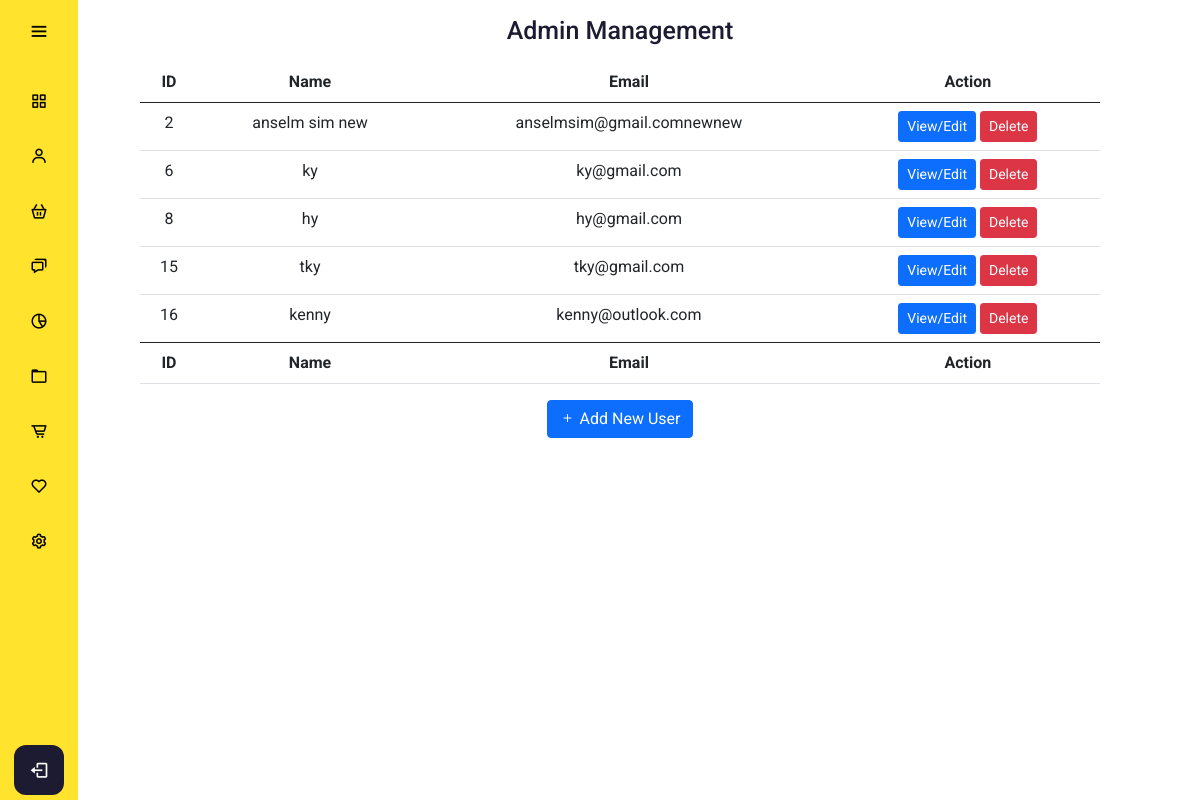
The app's page /admin/usermanagement.php, older data.
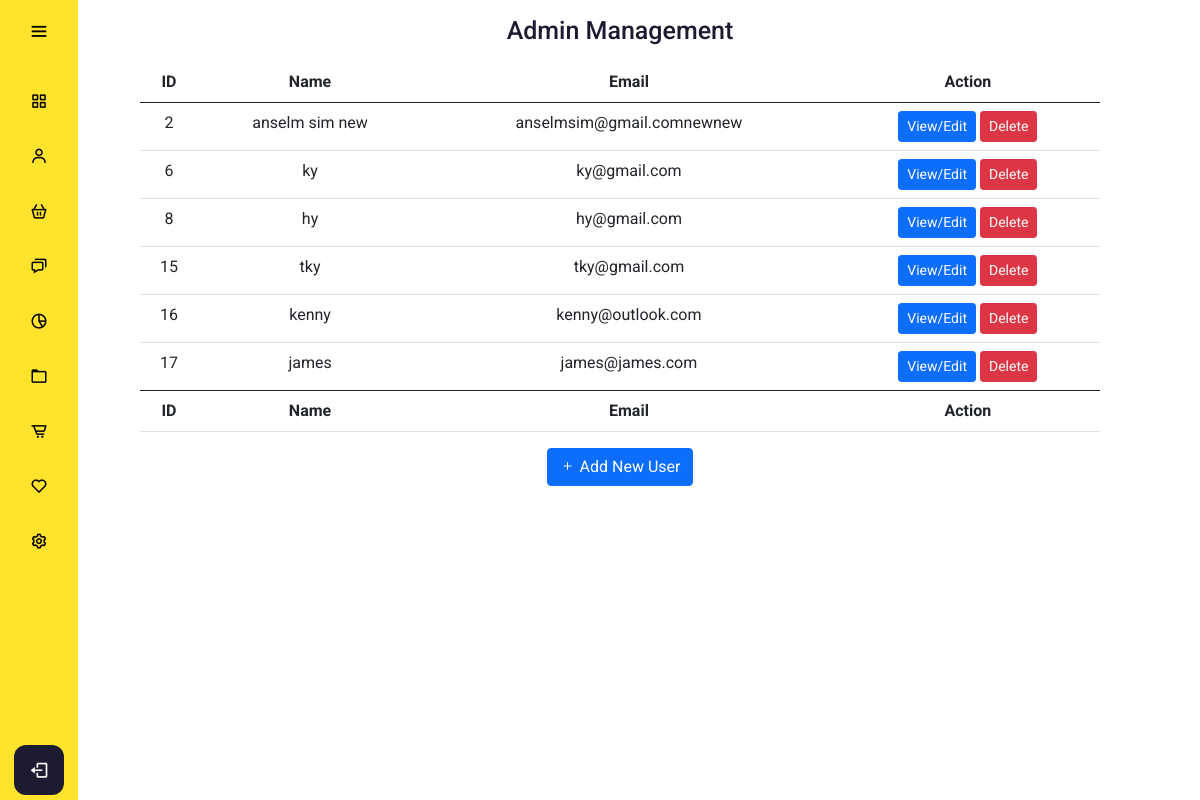
The same page, newer data.
### tables this page shows
CREATE TABLE `users` (
  `users_id` int(11) NOT NULL,
  `users_name` varchar(255) NOT NULL,
  `users_email` varchar(255) NOT NULL,
  `users_password` varchar(128) NOT NULL,
  `users_address` text,
  `users_phone` varchar(11) DEFAULT NULL,
  `users_age` int(3) DEFAULT NULL,
  `users_gender` smallint(6) DEFAULT NULL,
  `users_permission` smallint(6) NOT NULL DEFAULT '0',
  `users_joindate` timestamp NOT NULL DEFAULT CURRENT_TIMESTAMP ON UPDATE CURRENT_TIMESTAMP
);

### config/db.php (called while the page is built, shortened)
<?php
class DB {
  protected static $mdb = null;
  public static function getMDB() {
    $mdb = DB::$mdb;
    if ($mdb === null) {
      $mdb = DB::$mdb = new MeekroDB();
    }
    $mdb->sync_config();
    return $mdb;
  }
  public static function query() { $args = func_get_args(); return call_user_func_array(array(DB::getMDB(), 'query'), $args); }
}
class MeekroDB {
  public $encoding = 'latin1';
  public $connect_options = array(MYSQLI_OPT_CONNECT_TIMEOUT => 30);
  public $internal_mysql = null;
  public function __construct($host=null, $user=null, $password=null, $dbName=null, $port=null, $encoding=null, $socket=null)  {
    if ($encoding === null) $encoding = DB::$encoding;
    $this->encoding = $encoding;
  }
  public function get() {
    $mysql = $this->internal_mysql;
    if (!($mysql instanceof MySQLi)) {
      $mysql = new mysqli();
      foreach ($this->connect_options as $key => $value) {
        $mysql->options($key, $value);
      }
      $mysql->set_charset($this->encoding);
      $this->internal_mysql = $mysql;
    }
    return $mysql;
  }
  protected function preparseQueryParams() {
    $args = func_get_args();
    $sql = trim(strval(array_shift($args)));
    $args_all = $args;
    if (count($args_all) == 0) return array($sql);
    $chunkyQuery = array();
    return $chunkyQuery;
  }
  public function parseQueryParams() {
    $args = func_get_args();
    $chunkyQuery = call_user_func_array(array($this, 'preparseQueryParams'), $args);
    $query = '';
    foreach ($chunkyQuery as $chunk) {
      if (is_string($chunk)) {
        $query .= $chunk;
        continue;
      }
      $result = '';
      $query .= $result;
    }
    return $query;
  }
  protected function prependCall($function, $args, $prepend) { array_unshift($args, $prepend); return call_user_func_array($function, $args); }
  public function query() { $args = func_get_args(); return $this->prependCall(array($this, 'queryHelper'), $args, 'assoc'); }
  protected function queryHelper() {
    $args = func_get_args();
    $type = array_shift($args);
    $db = $this->get();
    $is_buffered = true;
    $row_type = 'assoc';
    $full_names = false;
    $sql = call_user_func_array(array($this, 'parseQueryParams'), $args);
    $result = $db->query($sql, $is_buffered ? MYSQLI_STORE_RESULT : MYSQLI_USE_RESULT);
    $return = array();
    while ($row = ($row_type == 'assoc' ? $result->fetch_assoc() : $result->fetch_row())) {
      $return[] = $row;
    }
    return $return;
  }
}
?>

### admin/usermanagement.php (the view, shortened to what this page needs)
<?php
include "../config/db.php";
?>
<!DOCTYPE html>
<html lang="en" dir="ltr">
  <head>
    <link rel="stylesheet" href="adminstyle.css">
    <link href='https://unpkg.com/boxicons@2.0.7/css/boxicons.min.css' rel='stylesheet'>
    <link href="https://cdn.jsdelivr.net/npm/bootstrap@5.0.0-beta3/dist/css/bootstrap.min.css" rel="stylesheet">
    <link rel="stylesheet" href="https://cdn.jsdelivr.net/npm/bootstrap-icons@1.4.1/font/bootstrap-icons.css">
   </head>
<body>
  <?php
  include "adminheader.php";
  ?>
  <div class="home_content">
    <div class="text">Admin Management </div>
    <table class="table table-hover">
        <thead>
            <tr>
            <th scope="col">ID</th>
            <th scope="col">Name</th>
            <th scope="col">Email</th>
            <th scope="col">Action</th>
            </tr>
        </thead>
        <tbody>
        <?php
        $getUserQuery = DB::query("SELECT * FROM users");
        foreach($getUserQuery as $getUserResult){
        ?>
            <tr class="userdata userdata<?php echo $getUserResult['users_id']; ?>">
              <td class="userid"><?php echo $getUserResult['users_id']; ?></td>
              <td class="username"><?php echo $getUserResult['users_name']; ?></td>
              <td class="useremail"><?php echo $getUserResult['users_email']; ?></td>
              <td><button type="button" class="btn btn-primary btn-sm editUser" id="editUser" value="editUser" data-id="<?php echo $getUserResult['users_id']; ?>" data-bs-toggle="modal" data-bs-target="#userinfo<?php echo $getUserResult['users_id']; ?>" >View/Edit</button>
                  <button type="button" class="btn btn-danger btn-sm deleteUser" data-id="<?php echo $getUserResult['users_id']; ?>" data-name="<?php echo $getUserResult['users_name']; ?>">Delete</button>
              </td>
            </tr>
        <?php
        }
        ?>
        </tbody>
        <tfoot>
          <tr>
            <th scope="col">ID</th>
            <th scope="col">Name</th>
            <th scope="col">Email</th>
            <th scope="col">Action</th>
          </tr>
        </tfoot>
    </table>
    <button type="button" data-bs-toggle="modal" data-bs-target="#addUser" class="btn btn-primary"><i class="bi bi-plus"></i> Add New User</button>
  </div>
</body>
</html>

Row changes from the older to the newer data that the page shows:
added users: users_id "17", users_name "james", users_email "james@james.com"
